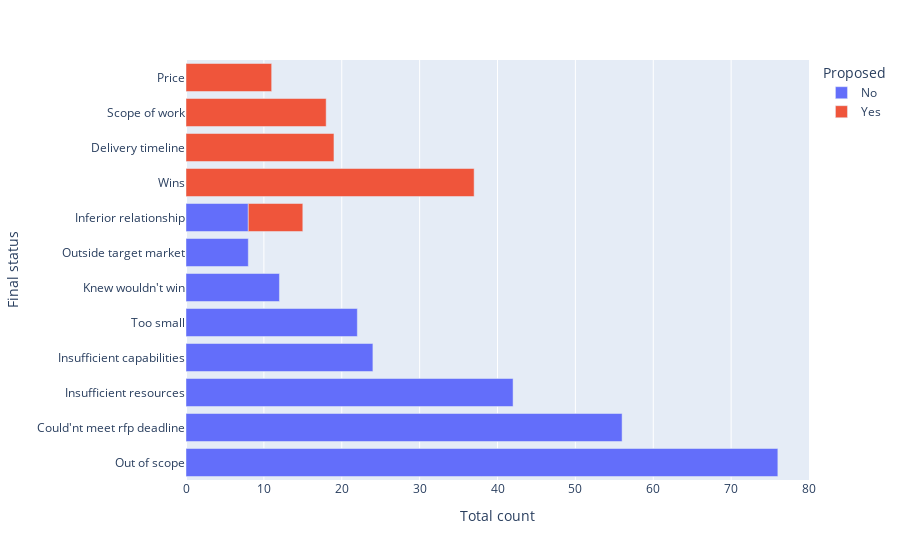

Notebook cell for this chart:
### Code cell
px.bar(df, y='Final status', x='Total count', color='Proposed', orientation='h')

### Figure 1 — Plotly figure (JSON) as saved in the notebook; plotly's stock layout.template omitted (floating-point values rounded to 4 significant figures)
{"data": [{"alignmentgroup": "True", "hovertemplate": "Proposed=No<br>Total count=%{x}<br>Final status=%{y}<extra></extra>", "legendgroup": "No", "marker": {"color": "#636efa", "pattern": {"shape": ""}}, "name": "No", "offsetgroup": "No", "orientation": "h", "showlegend": true, "textposition": "auto", "type": "bar", "x": [76, 56, 42, 24, 22, 12, 8, 8], "xaxis": "x", "y": ["Out of scope", "Could'nt meet rfp deadline", "Insufficient resources", "Insufficient capabilities", "Too small", "Knew wouldn't win", "Outside target market", "Inferior relationship"], "yaxis": "y"}, {"alignmentgroup": "True", "hovertemplate": "Proposed=Yes<br>Total count=%{x}<br>Final status=%{y}<extra></extra>", "legendgroup": "Yes", "marker": {"color": "#EF553B", "pattern": {"shape": ""}}, "name": "Yes", "offsetgroup": "Yes", "orientation": "h", "showlegend": true, "textposition": "auto", "type": "bar", "x": [37, 19, 18, 11, 7], "xaxis": "x", "y": ["Wins", "Delivery timeline", "Scope of work", "Price", "Inferior relationship"], "yaxis": "y"}], "layout": {"barmode": "relative", "legend": {"title": {"text": "Proposed"}, "tracegroupgap": 0}, "margin": {"t": 60}, "xaxis": {"anchor": "y", "domain": [0, 1], "title": {"text": "Total count"}}, "yaxis": {"anchor": "x", "domain": [0, 1], "title": {"text": "Final status"}}}}
